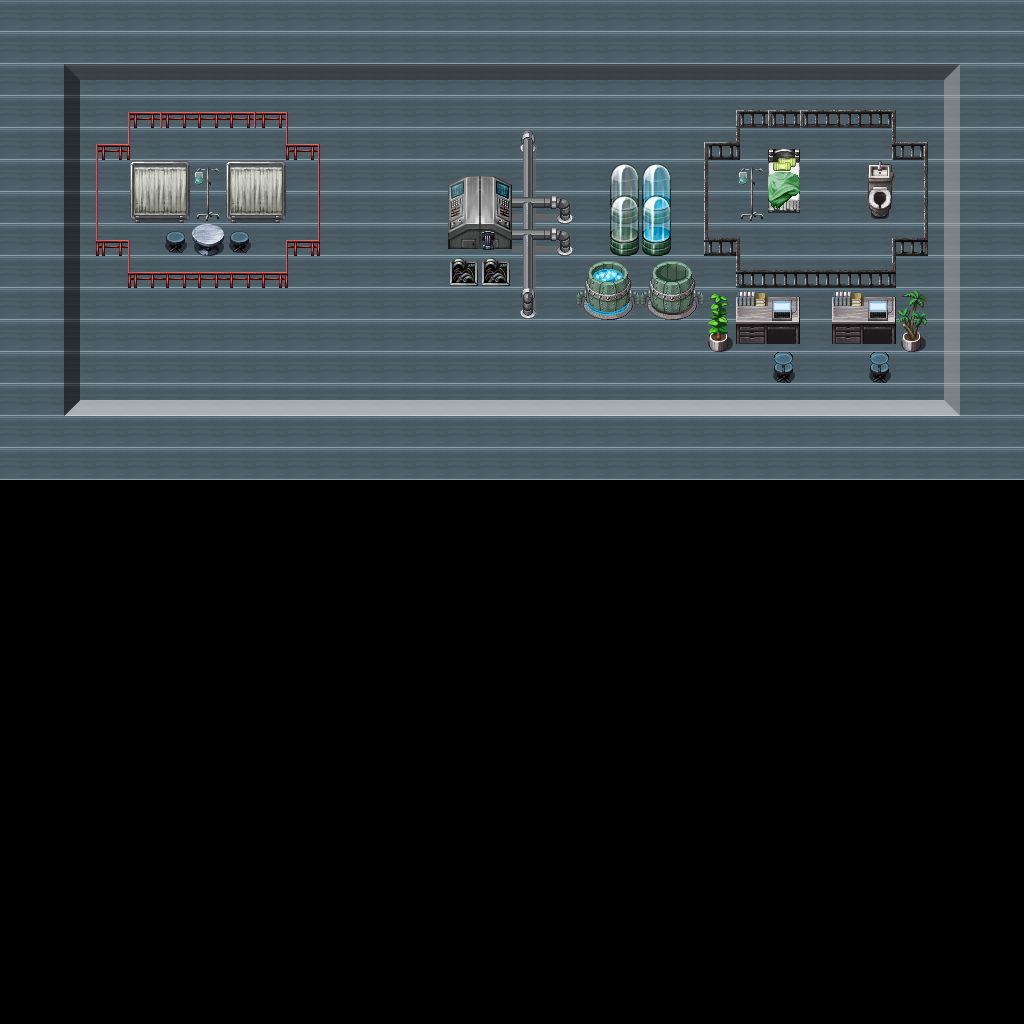

A 2D game scene composited from a Tiled map and its tileset images. What follows is a short description and the map's XML, with each tile layer's data collapsed to a summary:
An orthogonal 32x32 tile map with 32x32 px tiles, 4 tile layers (Floor, Walls, Objects, Tile Layer 4).

<map version="1.0" orientation="orthogonal" width="32" height="32" tilewidth="32" tileheight="32">
 <tileset firstgid="1" name="laboratory" tilewidth="32" tileheight="32">
  <image source="./laboratory.png" width="512" height="512" />
 </tileset>
 <layer name="Floor" width="32" height="32">
  <data>[1024 cells, 484 non-empty, 3 distinct tile ids]</data>
 </layer>
 <layer name="Walls" width="32" height="32">
  <data>[1024 cells, 74 non-empty, 8 distinct tile ids]</data>
 </layer>
 <layer name="Objects" width="32" height="32">
  <data>[1024 cells, 129 non-empty, 86 distinct tile ids]</data>
 </layer>
 <layer name="Tile Layer 4" width="32" height="32">
  <data>[1024 cells, 0 non-empty, 0 distinct tile ids]</data>
 </layer>
</map>
